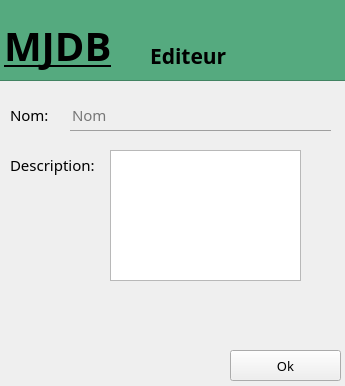
<?xml version="1.0" encoding="UTF-8"?>
<ui version="4.0">
 <class>edit_colab</class>
 <widget class="QWidget" name="edit_colab">
  <property name="geometry">
   <rect>
    <x>0</x>
    <y>0</y>
    <width>345</width>
    <height>386</height>
   </rect>
  </property>
  <property name="windowTitle">
   <string>edit_colab</string>
  </property>
  <widget class="QFrame" name="frame">
   <property name="geometry">
    <rect>
     <x>-10</x>
     <y>-10</y>
     <width>361</width>
     <height>91</height>
    </rect>
   </property>
   <property name="styleSheet">
    <string notr="true">background-color: rgb(85, 170, 127);</string>
   </property>
   <property name="frameShape">
    <enum>QFrame::StyledPanel</enum>
   </property>
   <property name="frameShadow">
    <enum>QFrame::Raised</enum>
   </property>
   <widget class="QLabel" name="label_5">
    <property name="geometry">
     <rect>
      <x>14</x>
      <y>25</y>
      <width>141</width>
      <height>61</height>
     </rect>
    </property>
    <property name="font">
     <font>
      <family>Mongolian Baiti</family>
      <pointsize>30</pointsize>
      <weight>75</weight>
      <bold>true</bold>
      <underline>true</underline>
     </font>
    </property>
    <property name="text">
     <string>MJDB</string>
    </property>
   </widget>
   <widget class="QLabel" name="label_6">
    <property name="geometry">
     <rect>
      <x>160</x>
      <y>50</y>
      <width>101</width>
      <height>31</height>
     </rect>
    </property>
    <property name="font">
     <font>
      <family>Mongolian Baiti</family>
      <pointsize>16</pointsize>
      <weight>75</weight>
      <bold>true</bold>
     </font>
    </property>
    <property name="text">
     <string>Editeur</string>
    </property>
   </widget>
  </widget>
  <widget class="QPushButton" name="wrong1">
   <property name="geometry">
    <rect>
     <x>230</x>
     <y>350</y>
     <width>111</width>
     <height>31</height>
    </rect>
   </property>
   <property name="font">
    <font>
     <family>Mongolian Baiti</family>
     <pointsize>10</pointsize>
    </font>
   </property>
   <property name="text">
    <string>Ok</string>
   </property>
  </widget>
  <widget class="QLabel" name="label_4">
   <property name="geometry">
    <rect>
     <x>30</x>
     <y>300</y>
     <width>281</width>
     <height>31</height>
    </rect>
   </property>
   <property name="font">
    <font>
     <pointsize>9</pointsize>
    </font>
   </property>
   <property name="styleSheet">
    <string notr="true">color: rgb(255, 0, 0);</string>
   </property>
   <property name="text">
    <string/>
   </property>
  </widget>
  <widget class="QLabel" name="label_3">
   <property name="geometry">
    <rect>
     <x>10</x>
     <y>140</y>
     <width>111</width>
     <height>49</height>
    </rect>
   </property>
   <property name="font">
    <font>
     <family>Mongolian Baiti</family>
     <pointsize>11</pointsize>
    </font>
   </property>
   <property name="text">
    <string>Description:</string>
   </property>
  </widget>
  <widget class="QTextEdit" name="desc">
   <property name="geometry">
    <rect>
     <x>110</x>
     <y>150</y>
     <width>191</width>
     <height>131</height>
    </rect>
   </property>
  </widget>
  <widget class="QLineEdit" name="nom1">
   <property name="geometry">
    <rect>
     <x>70</x>
     <y>100</y>
     <width>261</width>
     <height>31</height>
    </rect>
   </property>
   <property name="font">
    <font>
     <family>Mongolian Baiti</family>
     <pointsize>11</pointsize>
    </font>
   </property>
   <property name="styleSheet">
    <string notr="true">background:transparent;
border:none;
border-bottom:1px solid #9f9f9f;</string>
   </property>
   <property name="placeholderText">
    <string>Nom</string>
   </property>
  </widget>
  <widget class="QLabel" name="label_2">
   <property name="geometry">
    <rect>
     <x>10</x>
     <y>90</y>
     <width>51</width>
     <height>49</height>
    </rect>
   </property>
   <property name="font">
    <font>
     <family>Mongolian Baiti</family>
     <pointsize>11</pointsize>
    </font>
   </property>
   <property name="text">
    <string>Nom:</string>
   </property>
  </widget>
 </widget>
 <resources/>
 <connections/>
</ui>
